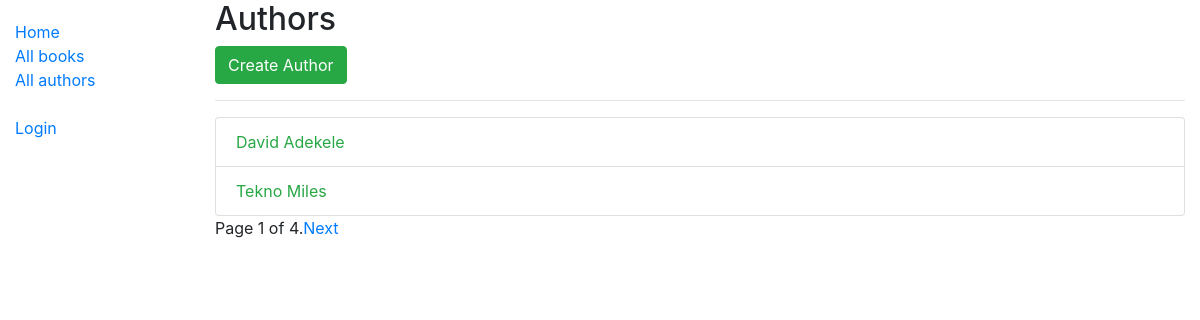
Screenshot of /authors/ with the database file from the repository.
### catalog/models.py (models this page shows, shortened)
class Author(Model):
    first_name = CharField(max_length=100)
    last_name = CharField(max_length=100)
    date_of_birth = DateField(null=True, blank=True)
    date_of_death = DateField('Died', null=True, blank=True)
    class Meta:
        ordering = ['last_name', 'first_name']

### catalog/views.py (the view)
# urls.py: path('authors/', Authors.as_view(), name='authors'),
class Authors(ListView):
    model = Author
    context_object_name = 'authors'
    template_name = 'catalog/authors.html'
    paginate_by = 2

### catalog/templates/catalog/authors.html (shortened to what this page needs)
{% extends 'base.html' %}
{% block content %}
    <h2>Authors</h2>
    <a class="btn btn-success" href="{% url 'create-author' %}">Create Author</a>
    <hr>
    <ul class="list-group">
    {% for author in authors %}
        <li class="list-group-item"><a href="{% url 'author-details' author.id %}" class="text-success">{{ author.first_name }} {{ author.last_name }}</a></li>
    {% endfor %}
    </ul>
    {% block pagination %}
{% if is_paginated %}
<div class="pagination">
<span class="page-current">
    Page {{ page_obj.number }} of {{ page_obj.paginator.num_pages }}.
</span>
{% if page_obj.has_next %}
    <a href="{{ request.path }}?page={{ page_obj.next_page_number }}">Next</a>
{% endif %}
</div>
{% endif %}
{% endblock %}
{% endblock %}

### rows the page displays
Author: first_name "David", last_name "Adekele"
Author: first_name "Tekno", last_name "Miles"

### other values shown
{{ page_obj.number }} "1"
{{ page_obj.paginator.num_pages }} "4"
